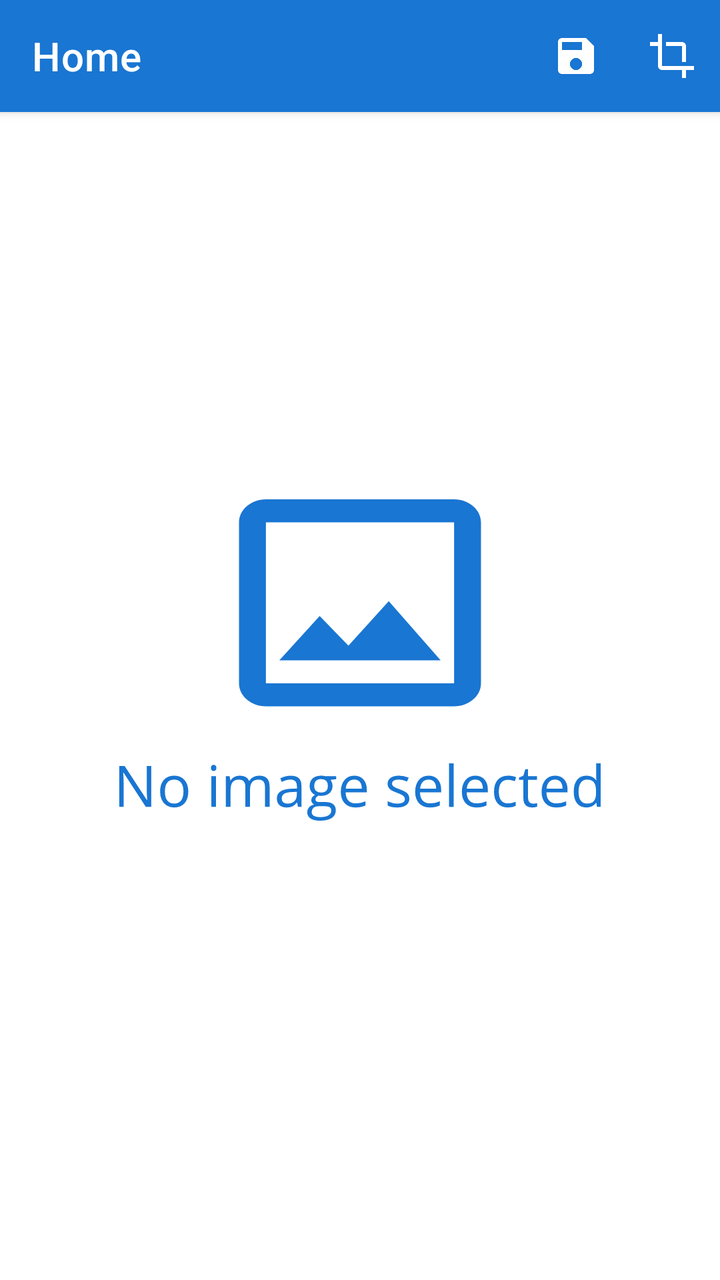
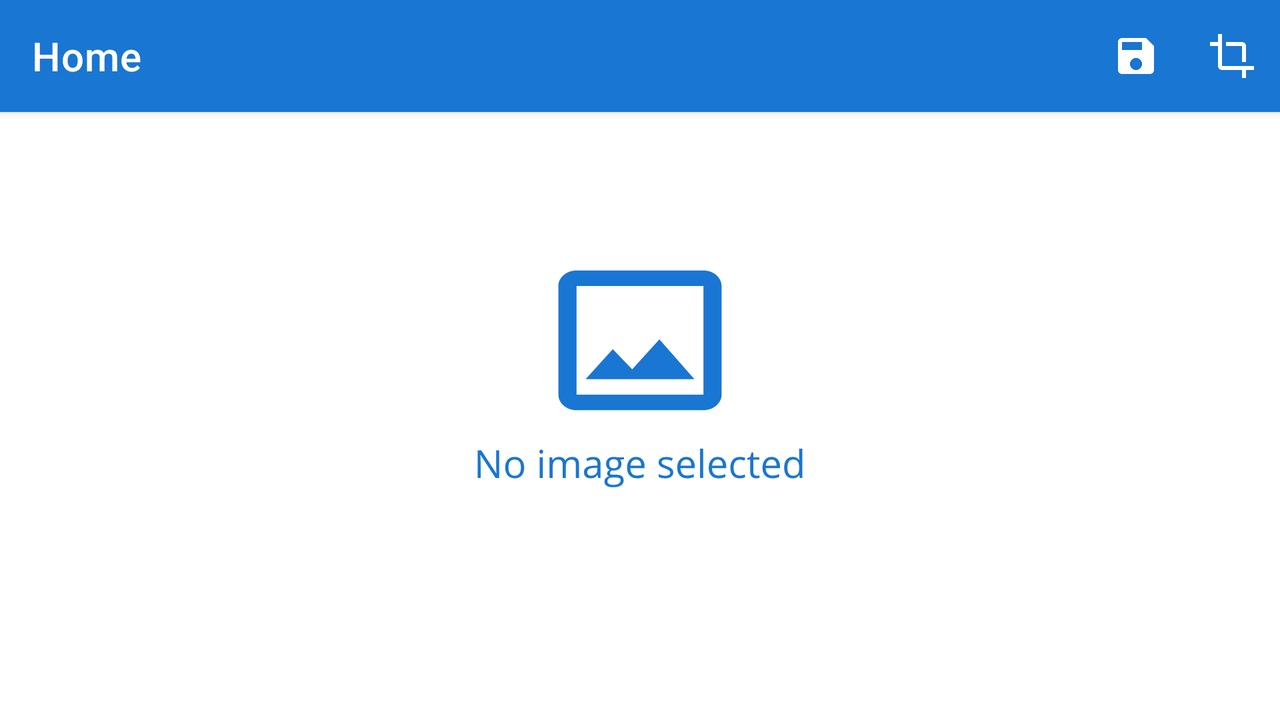

Compare how this app lays out the same screen by default and in its alternative resource folder. The renders come first, then the two layout files and the values they reference.
<!-- AndroidManifest.xml: application theme AppTheme -->
<!-- res/layout/activity_main_components.xml -->
<?xml version="1.0" encoding="utf-8"?>
<androidx.constraintlayout.widget.ConstraintLayout xmlns:android="http://schemas.android.com/apk/res/android"
    xmlns:app="http://schemas.android.com/apk/res-auto"
    android:layout_width="match_parent"
    android:layout_height="match_parent"
    android:fitsSystemWindows="true">

    <androidx.appcompat.widget.Toolbar
        android:id="@+id/toolbar"
        android:layout_width="match_parent"
        android:layout_height="wrap_content"
        android:background="?attr/colorPrimary"
        android:elevation="3dp"
        android:minHeight="?attr/actionBarSize"
        android:theme="@style/ThemeOverlay.AppCompat.Dark.ActionBar"
        app:layout_constraintEnd_toEndOf="parent"
        app:layout_constraintStart_toStartOf="parent"
        app:layout_constraintTop_toTopOf="parent"
        app:menu="@menu/toolbar_menu"
        app:popupTheme="@style/ThemeOverlay.AppCompat.Light"
        app:title="Home" />

    <ImageView
        android:id="@+id/selectImage"
        android:layout_width="0dp"
        android:layout_height="0dp"
        android:layout_marginStart="8dp"
        android:layout_marginTop="8dp"
        android:layout_marginEnd="8dp"
        android:layout_marginBottom="8dp"
        android:src="@drawable/ic_select_image"
        app:layout_constraintBottom_toTopOf="@id/opacitySeekbar"

        app:layout_constraintEnd_toEndOf="parent"
        app:layout_constraintStart_toStartOf="parent"
        app:layout_constraintTop_toBottomOf="@id/toolbar" />

    <androidx.recyclerview.widget.RecyclerView
        android:id="@+id/stylesRecyclerView"
        android:layout_width="0dp"
        android:layout_height="wrap_content"
        android:layout_marginStart="8dp"
        android:layout_marginEnd="8dp"
        android:layout_marginBottom="64dp"
        android:orientation="horizontal"
        android:visibility="visible"
        app:layout_constraintBottom_toBottomOf="parent"
        app:layout_constraintEnd_toEndOf="parent"
        app:layout_constraintStart_toStartOf="parent" />

    <ProgressBar
        android:id="@+id/progressBar"
        style="?android:attr/progressBarStyle"
        android:layout_width="0dp"
        android:layout_height="wrap_content"
        android:layout_marginStart="64dp"
        android:layout_marginEnd="64dp"
        android:layout_marginBottom="32dp"
        android:visibility="invisible"
        app:layout_constraintBottom_toTopOf="@+id/stylesRecyclerView"
        app:layout_constraintEnd_toEndOf="@+id/selectImage"
        app:layout_constraintHorizontal_bias="0.0"
        app:layout_constraintStart_toStartOf="@+id/selectImage" />

    <SeekBar
        android:id="@+id/opacitySeekbar"
        android:layout_width="0dp"
        android:layout_height="wrap_content"
        android:layout_marginStart="16dp"
        android:layout_marginEnd="16dp"
        android:layout_marginBottom="8dp"
        android:progress="100"
        android:visibility="gone"
        app:layout_constraintBottom_toTopOf="@+id/stylesRecyclerView"
        app:layout_constraintEnd_toEndOf="parent"
        app:layout_constraintStart_toStartOf="parent" />

</androidx.constraintlayout.widget.ConstraintLayout>
<!-- resources referenced by this layout -->
<resources>
  <!-- drawable ic_select_image: vector/xml drawable (drawable, 9913 chars, omitted) -->
  <style name="AppTheme" parent="Theme.MaterialComponents.Light.NoActionBar">
          Customize your theme here.
          <item name="colorPrimary">@color/primaryColor</item>
          <item name="colorPrimaryDark">@color/primaryDarkColor</item>
          <item name="colorAccent">@color/primaryLightColor</item>
          <item name="android:textViewStyle">@style/OpenSansTextView</item>
          <item name="android:buttonStyle">@style/OpenSansButton</item>
          <item name="android:windowActionBar">false</item>
      </style>
  <color name="primaryColor">#1976d2</color>
  <color name="primaryDarkColor">#004ba0</color>
  <color name="primaryLightColor">#63a4ff</color>
  <style name="OpenSansTextView" parent="android:Widget.Material.TextView">
          <item name="android:fontFamily">@font/open_sans</item>
      </style>
  <style name="OpenSansButton" parent="android:Widget.Button">
          <item name="android:fontFamily">@font/open_sans</item>
      </style>
</resources>
<!-- res/layout-land/activity_main_components.xml (the repository's variant of the layout above) -->
<!-- drawn on the phone turned sideways -->
<?xml version="1.0" encoding="utf-8"?>
<androidx.constraintlayout.widget.ConstraintLayout xmlns:android="http://schemas.android.com/apk/res/android"
    xmlns:app="http://schemas.android.com/apk/res-auto"
    android:layout_width="match_parent"
    android:layout_height="match_parent"
    android:fitsSystemWindows="true">

    <androidx.appcompat.widget.Toolbar
        android:id="@+id/toolbar"
        android:layout_width="match_parent"
        android:layout_height="wrap_content"
        android:background="?attr/colorPrimary"
        android:elevation="3dp"
        android:minHeight="?attr/actionBarSize"
        android:theme="@style/ThemeOverlay.AppCompat.Dark.ActionBar"
        app:popupTheme="@style/ThemeOverlay.AppCompat.Light"
        app:layout_constraintEnd_toEndOf="parent"
        app:menu="@menu/toolbar_menu"
        app:layout_constraintStart_toStartOf="parent"
        app:layout_constraintTop_toTopOf="parent"
        app:title="Home" />

    <ImageView
        android:id="@+id/selectImage"
        android:layout_width="0dp"
        android:layout_height="0dp"
        android:layout_marginStart="8dp"
        android:layout_marginTop="8dp"
        android:layout_marginBottom="64dp"
        android:scaleType="fitCenter"
        android:src="@drawable/ic_select_image"
        app:layout_constraintBottom_toBottomOf="parent"
        app:layout_constraintEnd_toStartOf="@+id/stylesRecyclerView"
        app:layout_constraintStart_toStartOf="parent"
        app:layout_constraintTop_toBottomOf="@id/toolbar" />

    <androidx.recyclerview.widget.RecyclerView
        android:id="@+id/stylesRecyclerView"
        android:layout_width="wrap_content"
        android:layout_height="0dp"
        android:layout_marginEnd="8dp"
        android:layout_marginBottom="64dp"
        android:orientation="vertical"
        android:visibility="visible"
        app:layout_constraintBottom_toBottomOf="parent"
        app:layout_constraintEnd_toEndOf="parent"
        app:layout_constraintTop_toBottomOf="@+id/toolbar" />

    <ProgressBar
        android:id="@+id/progressBar"
        style="?android:attr/progressBarStyle"
        android:layout_width="0dp"
        android:layout_height="wrap_content"
        android:layout_marginEnd="8dp"
        android:visibility="invisible"
        app:layout_constraintBottom_toBottomOf="@+id/selectImage"
        app:layout_constraintEnd_toStartOf="@+id/stylesRecyclerView"
        app:layout_constraintHorizontal_bias="0.0"
        app:layout_constraintStart_toStartOf="@+id/selectImage"
        app:layout_constraintTop_toTopOf="@+id/selectImage"
        app:layout_constraintVertical_bias="0.897" />

    <SeekBar
        android:id="@+id/opacitySeekbar"
        android:layout_width="0dp"
        android:layout_height="wrap_content"
        android:layout_marginStart="32dp"
        android:layout_marginEnd="32dp"
        android:layout_marginBottom="64dp"
        android:progress="100"
        android:visibility="gone"
        app:layout_constraintBottom_toBottomOf="parent"
        app:layout_constraintEnd_toStartOf="@id/stylesRecyclerView"
        app:layout_constraintHorizontal_bias="0.0"
        app:layout_constraintStart_toStartOf="parent" />

</androidx.constraintlayout.widget.ConstraintLayout>
